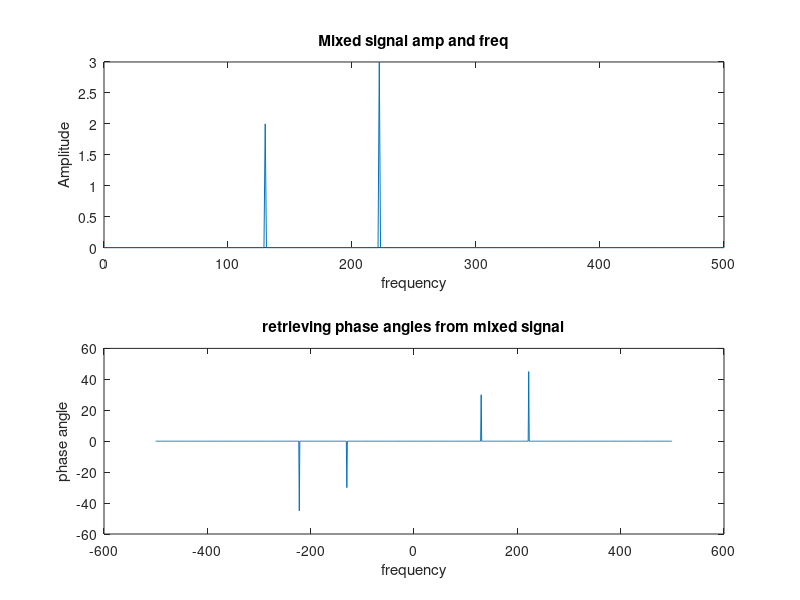

This chart was generated by the following MATLAB code:
f1 = 130;
a = 2;
ph_1 = pi/6;
f2 = 222;
b = 3;
ph_2 = pi/4;

Fs = 1000;
dt = 1/Fs;
stopTime = 1;
t = 0:dt:stopTime-dt;

x = a*cos(2*pi*f1*t+ph_1);
y = b*cos(2*pi*t*f2+ph_2);

z = x+y;

Z_fft = fft(z);
threshold = max(abs(Z_fft))/10000;
Z = Z_fft;
Z(abs(Z_fft)<threshold) = 0;

L = length(z);
f = (Fs/L)*(0:L/2);
Z2 = abs(Z_fft/L);
Z1 = Z2(1:L/2+1);
Z1(2:end-1) = 2*Z1(2:end-1);

subplot(211);
plot(f,Z1)
xlabel('frequency');
ylabel('Amplitude');
title('Mixed signal amp and freq');

f = (Fs/L)*(-L/2:L/2-1);
phs = angle(fftshift(Z));

subplot(212);
plot(f,phs*180/pi);
xlabel('frequency');
ylabel('phase angle');
title('retrieving phase angles from mixed signal');